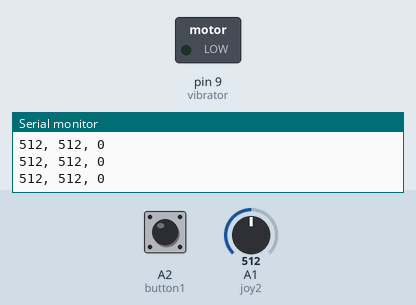
Recording of a sketch running on a simulated Arduino Uno, built with avr-gcc and run on an emulated ATmega328P. Parts: switched loads named in the sketch (green lamp = pin HIGH), the last lines printed to the serial monitor. The test bench sets the inputs (shaded band); at power-on: A2 (button1) LOW, A1 (joy2) = 512. No radio packets arrive unless stated.

Above: at 1.2 s.
1.3 s: A2 (button1) pulled HIGH for 0.15 s
At 1.37 s:
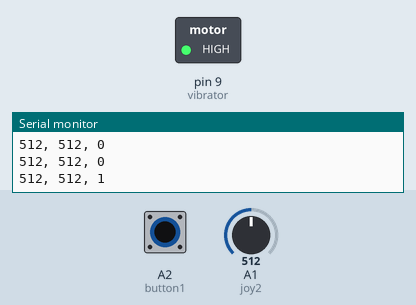
5.9 s: A2 (button1) pulled HIGH for 3.2 s
At 10.1 s:
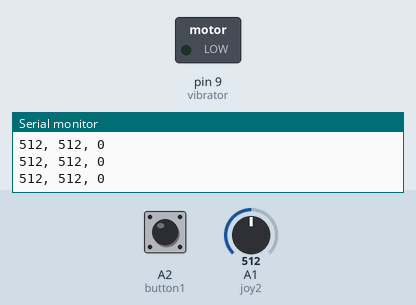
12.1 s: A1 (joy2) set to 983
Timing chart, 0 to 14.6 s (numbered marks = the images above; inputs shaded):
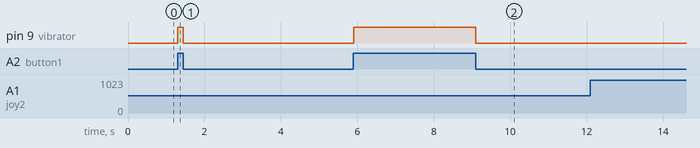

The sketch:

controller.ino
```cpp
/*
* Code for controller
* By: Aryton Hoi
*/
#include <Servo.h>
#include <SPI.h>
#include <RF24.h>
#include <nRF24L01.h>

//Setup NRF
RF24 radio(7,8); // CE, CSN
const byte address[6] = "00001";

//Setup joysticks
const int joy1 = A0;//blue
const int joy2 = A1;//black
//Setup joystick position values (middle position)
int joy1Pos;
int joy2Pos;

//Setup buttons
const int button1 = A2;
int button1State;

//Setup vibrator
const int vibrator = 9;
int vibstate;

void setup()
{
  Serial.begin(9600);

  //Start wireless communication
  radio.begin();
  radio.openWritingPipe(address);
  radio.setPALevel(RF24_PA_MIN);
  //Set NRF as transmitter
  radio.stopListening();

  //setup button pins
  pinMode(button1, INPUT);
  //Setup vibrator pins
  pinMode(vibrator, OUTPUT);

}
void loop()
{
  //Read joystick positions
  joy1Pos = analogRead(joy2); //change to joy1
  joy2Pos = analogRead(joy2);

  button1State = digitalRead(button1);
  if(button1State == 1){
    digitalWrite(vibrator, HIGH);
  }else{
    digitalWrite(vibrator, LOW);
  }
  //format and transmit input data
  int transmit[3] = {joy1Pos, joy2Pos, button1State};
  radio.write(&transmit, sizeof(transmit));
  Serial.print(transmit[0]);
  Serial.print(", ");
  Serial.print(transmit[1]);
  Serial.print(", ");
  Serial.println(transmit[2]);

//Serial.println(button1State);
  delay(10);
}
```

Measured:
- after the input at 1.3 s, pin 9 (vibrator): LOW → HIGH at once, → LOW 0.15 s later
- after the input at 5.9 s, pin 9 (vibrator): LOW → HIGH at once, → LOW 3.2 s later
